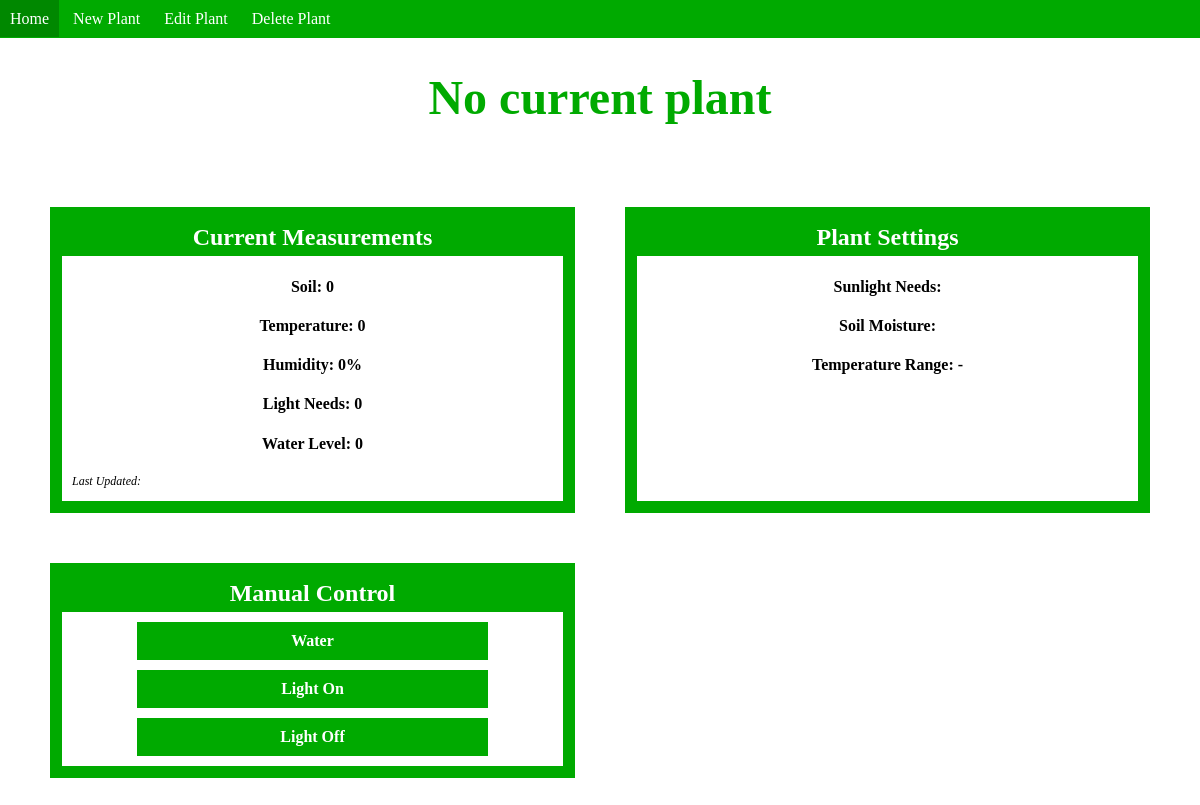
Before: / with the older database file.
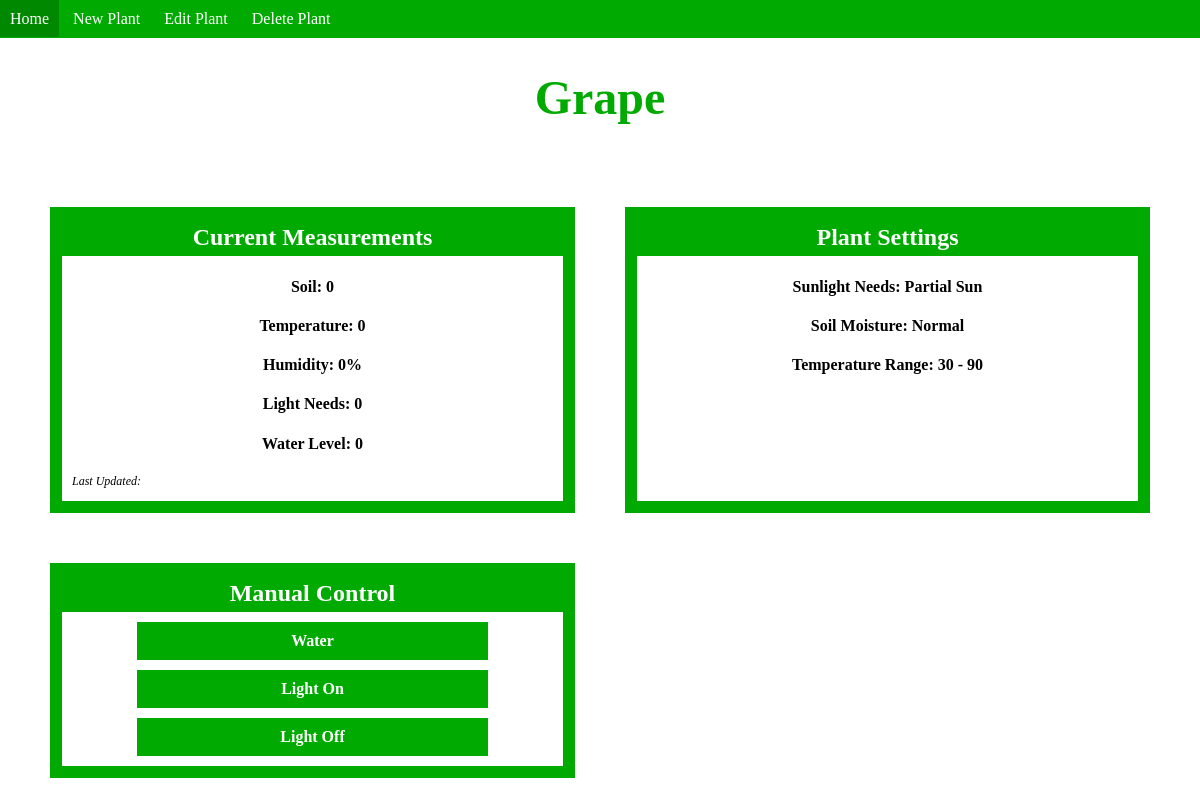
After: the same page with the newer database file.
### tables this page shows
CREATE TABLE Plants(
    plantName VARCHAR(20),
    plantID INT,
    sunlight INT,
    soilMoisture INT,
    lowestTemp INT,
    highestTemp INT,
    active BIT,
    PRIMARY KEY (plantID)
);

### app.py (the view)
@app.route("/")
def home():
    global light_needs, moisture_needs, temperature_low, temperature_high, plant_exists, sun_options, soil_options
    with sqlite3.connect("plantlyfeDB.db") as conn:
        c = conn.cursor()
        c.execute("SELECT * FROM Plants WHERE active=1")
        current_plant = c.fetchone()
        if (current_plant != None):
            plantName = current_plant[0]
            light_needs = current_plant[2]
            moisture_needs = current_plant[3]
            temperature_low = current_plant[4]
            temperature_high = current_plant[5]
            plantInfo = (sun_options[light_needs], soil_options[moisture_needs], temperature_low, temperature_high)
            plantMeasurement = (current_plant[1], soil, temperature, humidity, light_level, water_level)
            plant_exists = True
        else:
            plantName = "No current plant"
            plantInfo = None
            plantMeasurement = (0, soil, temperature, humidity, light_level, water_level)
            plant_exists = False
    return render_template('index.html', plantName=plantName, plantData=plantMeasurement, plantNeeds=plantInfo)

### templates/index.html (shortened to what this page needs)
<!DOCTYPE html>
<head>
</head>
<nav>
    <ul>
        <a href="/"><li>Home</li></a>
        <li><a href="/newplant">New Plant</a></li>
        <li><a href="/editplant">Edit Plant</a></li>
        <li><a href="/deleteplant">Delete Plant</a></li>
    </ul>
</nav>
<body>
    <h1>{{plantName}}</h1>
    <div class="grid_container">
        <div class="grid_item">
            <h2>Current Measurements</h2>
            <h4><b>Soil: </b>{{plantData[1]}}</h4>
            <h4><b>Temperature: </b>{{plantData[2]}}</h4>
            <h4><b>Humidity: </b>{{plantData[3]}}%</h4>
            <h4><b>Light Needs: </b>{{plantData[4]}}</h4>
            <h4><b>Water Level: </b>{{plantData[5]}}</h4>
            <p><i>Last Updated: </i></p>
        </div>
        <div class="grid_item">
            <h2>Plant Settings</h2>
            <h4><b>Sunlight Needs: </b> {{plantNeeds[0]}}</h4>
            <h4><b>Soil Moisture: </b> {{plantNeeds[1]}}</h4>
            <h4><b>Temperature Range: </b> {{plantNeeds[2]}} - {{plantNeeds[3]}}</h4>
        </div>
        <div class="grid_item">
            <h2>Manual Control</h2>
            <a href="/water" class = "button" role="button"><h4>Water</h4></a>
            <a href="/ledon" class = "button" role="button"><h4>Light On</h4></a>
            <a href="/ledoff" class = "button" role="button"><h4>Light Off</h4></a>
        </div>
    </div>
</body>
</html>

### templates/index.html (style rules this page uses)
nav { background-color: #00aa00; color: #FFFFFF; }
ul { list-style-type: none; margin: 0; padding: 10px 0px; }
li { display: inline; padding: 10px; }
a:link, a:visited { text-decoration: none; color: #FFFFFF; }
body { padding: 0; margin: 0; }
h1 { text-align: center; color: #00aa00; font-size: 3.0em; }
.grid_container { display:grid; grid-gap: 50px; padding: 50px; grid-template-columns: repeat(2, 1fr); }
.grid_item { border: 1vw solid #00aa00; text-align: center; }
h2 { background-color: #00aa00; color: #FFFFFF; margin: 0; padding: 5px; }
p { font-size: 0.75em; text-align: left; padding-left: 10px; }
.button h4 { margin: 10px 75px; padding: 10px 10px; color: #FFFFFF; background-color: #00aa00; }

Changed rows visible on the page:
added Plants: plantName "Grape"
Other visible differences:
{{ plantNeeds[0] }}: (not shown) → "Partial Sun"
{{ plantNeeds[1] }}: (not shown) → "Normal"
{{ plantNeeds[2] }}: (not shown) → "30"
{{ plantNeeds[3] }}: (not shown) → "90"
{{ plantName }}: "No current plant" → (not shown)
